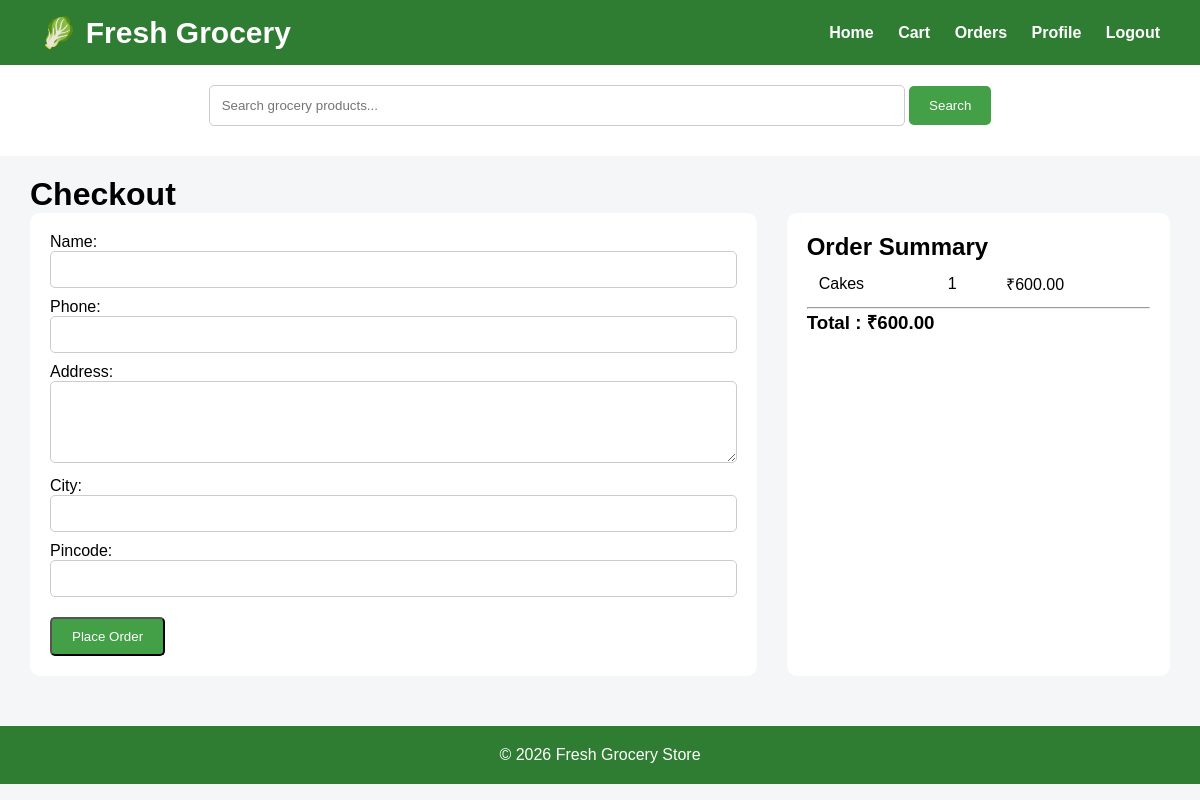
The app's page /checkout/ (signed in) with its own data.
### groce/models.py (models this page shows, shortened)
class CartItem(models.Model):
    cart = models.ForeignKey(
        Cart,
        on_delete=models.CASCADE,
        related_name="items"
    )
    product = models.ForeignKey(
        Product,
        on_delete=models.CASCADE
    )
    quantity = models.PositiveIntegerField(default=1)
    def subtotal(self):
        return self.product.price * self.quantity

class Product(models.Model):
    category = models.ForeignKey(Category,on_delete=models.CASCADE)
    name=models.CharField(max_length=200)
    image=models.ImageField(upload_to='products/')
    price=models.DecimalField(max_digits=8,decimal_places=2)
    description=models.TextField()
    stock=models.PositiveIntegerField(default=1)
    available = models.BooleanField(default=True)
    created = models.DateTimeField(auto_now_add=True)
    class Meta:
        ordering = ['name']

### groce/views.py (the view)
# urls.py: path('checkout/',views.checkout,name='checkout'),
@login_required
def checkout(request):
    cart = get_object_or_404(
        Cart,
        user=request.user
    )
    items = cart.items.all()
    if not items.exists():
        return redirect("cart")
    if request.method == "POST":
        form = CheckoutForm(request.POST)
        if form.is_valid():
            order = form.save(commit=False)
            order.user = request.user
            order.total = cart.total_price()
            order.save()
            for item in items:
                OrderItem.objects.create(
                    order=order,
                    product=item.product,
                    quantity=item.quantity,
                    price=item.product.price
                )
                product = item.product
                product.stock -= item.quantity
                product.save()
            items.delete()
            return redirect("orders")
    else:
        form = CheckoutForm()
    context = {
        "form": form,
        "cart": cart,
        "items": items,
        "total": cart.total_price()
    }
    return render(
        request,
        "checkout.html",
        context
    )

### groce/forms.py
class CheckoutForm(forms.ModelForm):
    class Meta:
        model = Order
        fields = [
            'name',
            'phone',
            'address',
            'city',
            'pincode'
        ]
        widgets = {
            'address': forms.Textarea(
                attrs={
                    'rows':4
                }
            )
        }

### groce/models.py (called while the page is built)
    def total_price(self):
        total = 0
        for item in self.items.all():
            total += item.subtotal()
        return total

### groce/templates/checkout.html (shortened to what this page needs)
{% extends 'base.html' %}
{% block content %}
<h1>Checkout</h1>
<div class="checkout-container">
    <div class="checkout-form">
        <form method="POST">
            {{ form.as_p }}
            <button type="submit" class="btn">
                Place Order
            </button>
        </form>
    </div>
    <div class="order-summary">
        <h2>Order Summary</h2>
        <table>
            {% for item in items %}
            <tr>
                <td>{{ item.product.name }}</td>
                <td>{{ item.quantity }}</td>
                <td>₹{{ item.subtotal }}</td>
            </tr>
            {% endfor %}
        </table>
        <hr>
        <h3>Total : ₹{{ total }}</h3>
    </div>
</div>
{% endblock %}

### groce/static/css/style.css (style rules this page uses)
* { margin:0; padding:0; box-sizing:border-box; }
body { font-family:Arial, Helvetica, sans-serif; background:#f4f6f8; }
.btn { display:inline-block; margin-top:10px; padding:10px 20px; background:#43a047; color:white; text-decoration:none; border-radius:5px; }
.checkout-container { display:flex; gap:30px; }
.checkout-form { flex:2; background:white; padding:20px; border-radius:10px; }
.order-summary { flex:1; background:white; padding:20px; border-radius:10px; }
form input, form textarea, form select { width:100%; padding:10px; margin-bottom:10px; border:1px solid #ccc; border-radius:5px; }
table { width:100%; }
table td { padding:10px; }

### records on screen
CartItem: product.name "Cakes", quantity "1", subtotal "600.00"

### other values on screen
{{ total }} "600.00"
